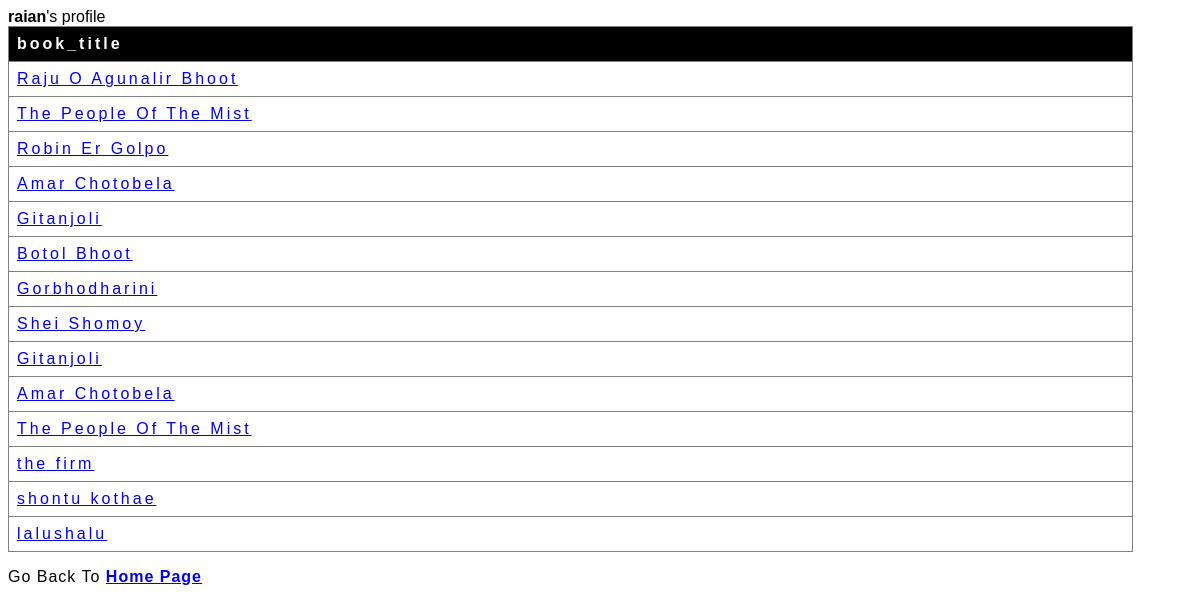
Page /profile.php?username=raian on the committed database.
### tables this page shows
CREATE TABLE `library` (
  `id` int(11) NOT NULL,
  `username` varchar(255) NOT NULL,
  `book_title` varchar(255) NOT NULL
);

### profile.php (the view, shortened to what this page needs)
<!DOCTYPE html>
<html>
<head>
</head>
<body>
<?php
$username= $_GET['username'];
echo"<b>" . $username . "</b>";echo"'s profile";
$conn = new mysqli("localhost", "root", "", "book_exchange");
$query=" select book_title from library where username= '" . $username . "'" ;
$result= $conn->query($query);
if($result->num_rows>0){
	echo "<table id=player>";
	echo "<tr> <th> book_title </th> </tr>";
	while($row=$result->fetch_assoc()){
		$link=sprintf("<a href = 'message.php?receiver=%s&book_title=%s&reply=0'>%s</a>  ",$username,$row['book_title'],$row['book_title']);
		echo "<tr> <td>" . $link . "</td> </tr>";
	}
	echo " </table>";
} else {
	echo "No record found";
}
?>
<p>Go Back To <a href="home.php"><b>Home Page</b></a></p>
</body>
</html>

### profile.php (style rules this page uses)
body { font-family: Arial, Helvetica, sans-serif; }
* { box-sizing: border-box }
p { letter-spacing: 1px; color: black; }
#player { letter-spacing: 3px; border-collapse: collapse; width: 95%; color: white; }
#player td, #player th { border: 1px solid grey; padding: 8px; }
#player th { padding-top: 8px; padding-bottom: 8px; width: 20%; text-align: left; background-color: black; color: white; }
#player tr { color: black; }

### rows in the picture
library: book_title "Raju O Agunalir Bhoot"
library: book_title "The People Of The Mist"
library: book_title "Robin Er Golpo"
library: book_title "Amar Chotobela"
library: book_title "Gitanjoli"
library: book_title "Botol Bhoot"
library: book_title "Gorbhodharini"
library: book_title "Shei Shomoy"
library: book_title "Gitanjoli"
library: book_title "Amar Chotobela"
library: book_title "The People Of The Mist"
library: book_title "the firm"
library: book_title "shontu kothae"
library: book_title "lalushalu"

### other values in the picture
$username "raian"
